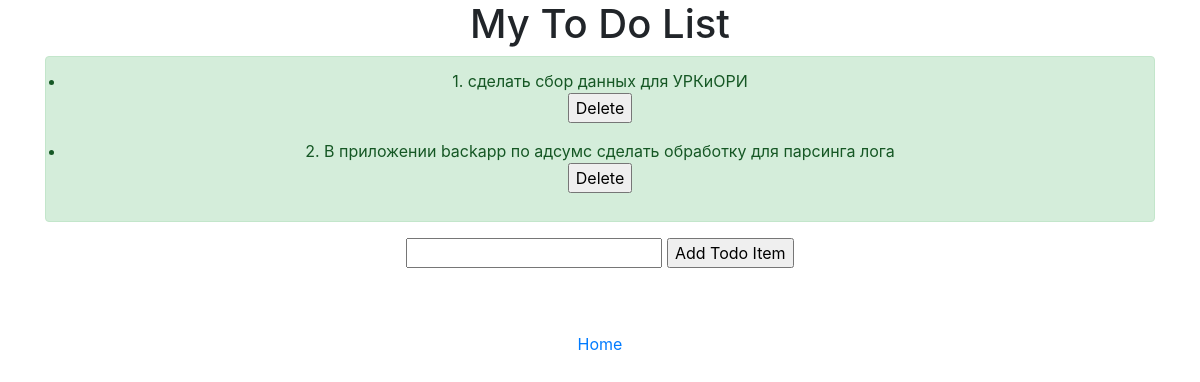
The page /todoapp/ on the database its author committed.
### todoapp/models.py (models this page shows)
class todoapp_TodoListItem(models.Model):
    content = models.TextField()

### todoapp/views.py (the view)
# urls.py: path('todoapp/', todoappView, name = 'todoapp'),
def todoappView(request):
    all_todo_items = todoapp_TodoListItem.objects.all()
    return render(request, 'todolist/todolist.html',{'all_items':all_todo_items})

### templates/todolist/todolist.html (shortened to what this page needs)
<link rel="stylesheet" href="https://cdn.jsdelivr.net/npm/bootstrap@4.6.2/dist/css/bootstrap.min.css">
<div class="container text-center">
<h1>My To Do List</h1>
<ul class="alert alert-success">
    {% for i in all_items %}
    <li>{{i.content}}
      <form action="/deleteTodoItem/{{i.id}}/" method = "post">{% csrf_token %}
            <input type="submit" value="Delete">
      </form>
    </li>
    {% endfor %}
</ul>
<form action="/addTodoItem/" method = "post">{% csrf_token %}
    <input type="text" name="content">
    <input type="submit" value="Add Todo Item">
</form>
<br>
<br>
<a href="{% url 'home' %}"> Home </a>
</div>

### rows shown on the page
todoapp_TodoListItem: content "1. сделать сбор данных для УРКиОРИ"
todoapp_TodoListItem: content "2. В приложении backapp по адсумс сделать обработку для парсинга лога"
